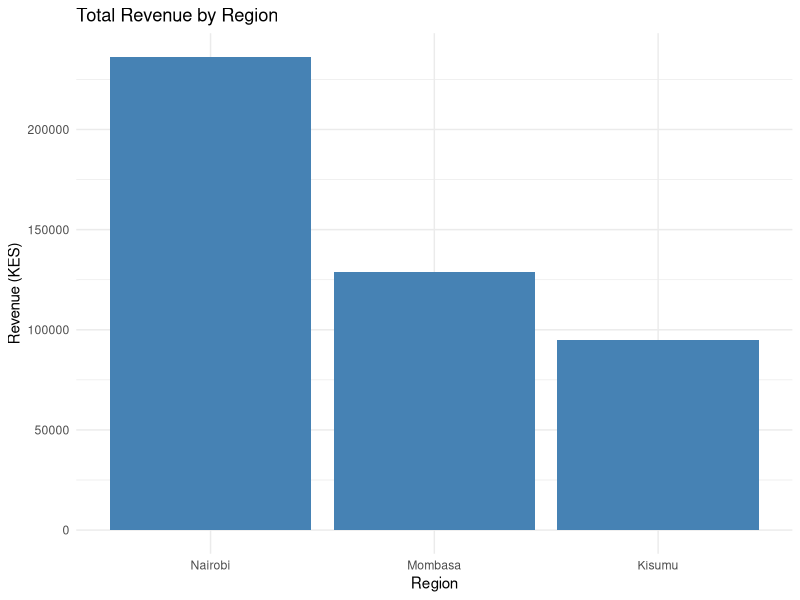
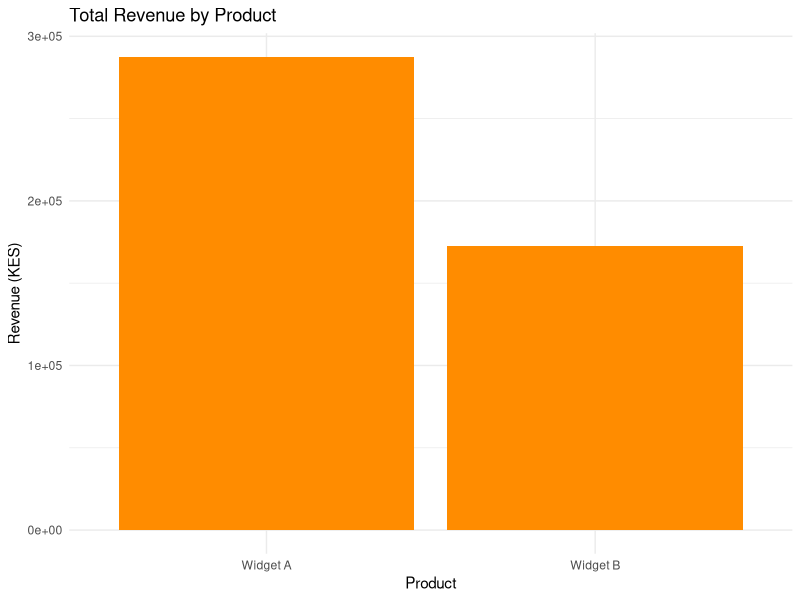
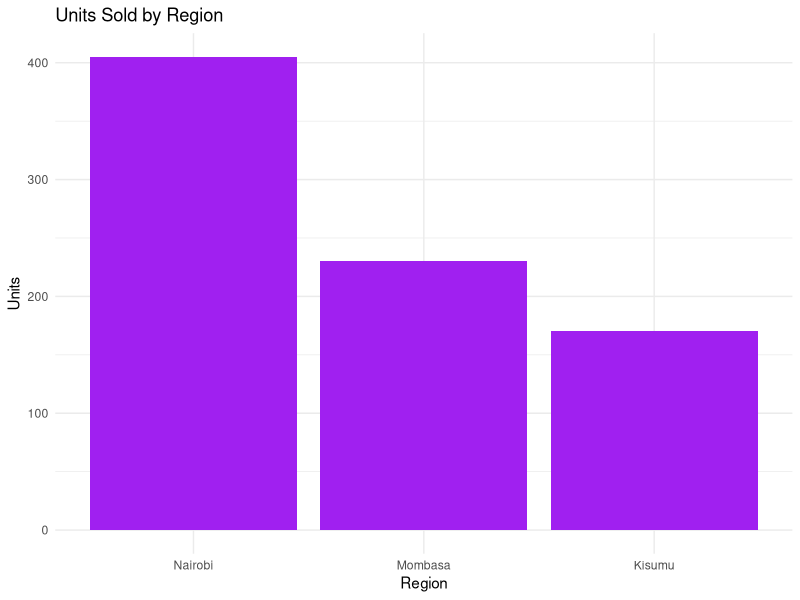

Write the R code that produced these figures, in order.
# analysis.R
# Edited by: Ammikam
# Simple exploratory analysis of weekly sales data
# This is the script people will edit during the Git tutorial

library(dplyr)
library(ggplot2)

# --- Load data ---
sales <- read.csv("data/sales_sample.csv")

# --- Quick look ---
str(sales)
summary(sales)

# --- Total revenue by region ----
revenue_by_region <- sales %>%
  group_by(region) %>%
  summarise(total_revenue = sum(revenue), .groups = "drop") %>%
  arrange(desc(total_revenue))

print(revenue_by_region)

# --- Total revenue by region  ---
ggplot(revenue_by_region, aes(x = reorder(region, -total_revenue), y = total_revenue)) +
  geom_col(fill = "steelblue") +
  labs(
    title = "Total Revenue by Region",
    x = "Region",
    y = "Revenue (KES)"
  ) +
  theme_minimal()

# TODO (tutorial exercise): add a second summary, e.g. revenue by product,
# commit it, push it, and open a pull 
# --- Total revenue by region (edited on GitHub) ---
revenue_by_product <- sales %>%
  group_by(product) %>%
  summarise(
    total_units = sum(units_sold),
    total_revenue = sum(revenue),
    .groups = "drop"
  ) %>%
  arrange(desc(total_revenue))

print(revenue_by_product)
# --- Plot: revenue by product ---
ggplot(revenue_by_product, aes(x = product, y = total_revenue)) +
  geom_col(fill = "darkorange") +
  labs(
    title = "Total Revenue by Product",
    x = "Product",
    y = "Revenue (KES)"
  ) +
  theme_minimal()

# --- Units sold by region ---
units_by_region <- sales %>%
  group_by(region) %>%
  summarise(total_units = sum(units_sold), .groups = "drop") %>%
  arrange(desc(total_units))

print(units_by_region)

ggplot(units_by_region, aes(x = reorder(region, -total_units), y = total_units)) +
  geom_col(fill = "purple") +
  labs(
    title = "Units Sold by Region",
    x = "Region",
    y = "Units"
  ) +
  theme_minimal()
